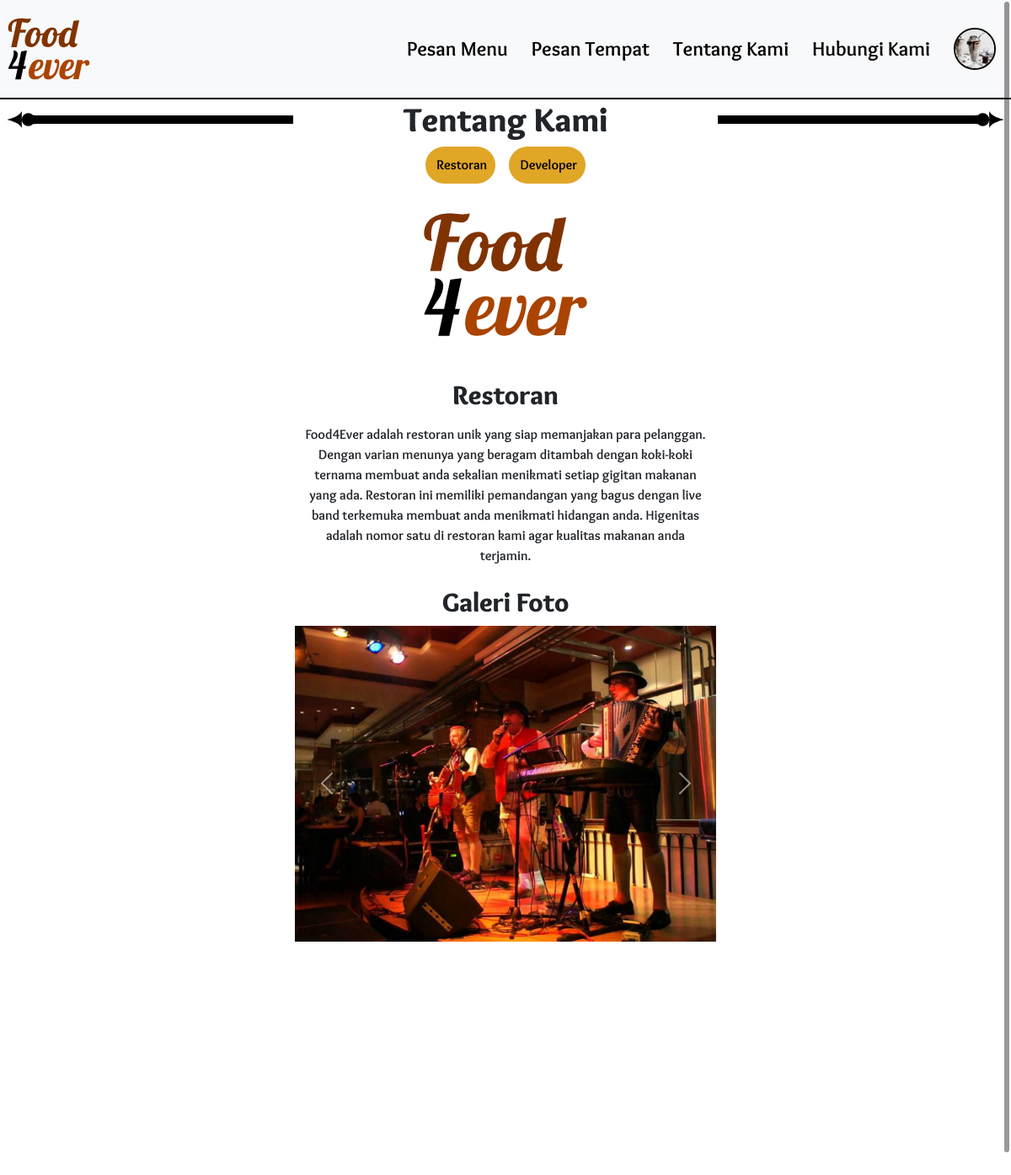
The page /aboutUs.php (signed in) on the database its author committed.
### tables this page shows
CREATE TABLE IF NOT EXISTS `account_tb` (
  `id` int(255) NOT NULL AUTO_INCREMENT,
  `email` varchar(255) NOT NULL,
  `gambar_profil` varchar(255) DEFAULT 'no-photo.png',
  `password` varchar(255) NOT NULL,
  PRIMARY KEY (`id`),
  UNIQUE KEY `email` (`email`)
);

CREATE TABLE IF NOT EXISTS `gallery_foto_restaurant_tb` (
  `id` int(255) NOT NULL AUTO_INCREMENT,
  `nama_foto` varchar(255) NOT NULL,
  PRIMARY KEY (`id`)
);

### aboutUs.php (the view, shortened to what this page needs)
<?php
    include('_dbconfig/dbConfig.php');
?>
<!DOCTYPE html>
<html translate="no">
    <head>
        <?php include('_library/lib-include.php')?>
        <link type="text/css" href="_library/css/aboutUs.css" rel="stylesheet"/>
    </head>
    <body>
        <?php include('_framework/header.php') ?>
        <div style="min-height:100vh">
            <div class="d-flex justify-content-between align-items-center px-2">
                <div class="d-flex align-items-center">
                    <img src="administrator/img/style/arrow-left.svg"/>
                </div>
                <div class="flex-grow-1 d-flex align-items-center" style="height: 10px;">
                    <img src="administrator/img/style/line.svg" style="height:100%; width:100%; object-fit:cover"/>
                </div>
                <h1 class="text-center m-0 px-2 flex-grow-1">Tentang Kami</h1>
                <div class="flex-grow-1 d-flex align-items-center" style="height:10px;">
                    <img src="administrator/img/style/line.svg" style="height:100%; width:100%; object-fit:cover"/>
                </div>
                <div class="d-flex align-items-center">
                    <img src="administrator/img/style/arrow-right.svg"/>
                </div>
            </div>
            <div class="d-flex justify-content-center flex-wrap">
                <span class="d-flex align-items-center p-2"><button id="restoranBtn" class="clean-btn rounded-pill btn-style-1 p-2">&nbspRestoran</button></span>
                <span class="d-flex align-items-center p-2"><button id="devBtn" class="clean-btn rounded-pill btn-style-1 p-2">&nbspDeveloper</button></span>
            </div>
            <div id="restoranCont" class="d-flex flex-column align-items-center">
                <div class="d-flex justify-content-center">
                    <div style="width:200px; height:200px">
                        <img src="administrator/img/logo/food4Ever_logo_colored_detail.svg" style="width: 100%; height:100%; object-fit: contain;"/>
                    </div>
                </div>
                <br>
                <h2 class="text-center">Restoran</h2>
                <p class="text-center penjelasan-singkat p-2">Food4Ever adalah restoran unik yang siap memanjakan para pelanggan. Dengan varian menunya yang beragam ditambah dengan koki-koki ternama membuat anda sekalian menikmati setiap gigitan makanan yang ada. Restoran ini memiliki pemandangan yang bagus dengan live band terkemuka membuat anda menikmati hidangan anda. Higenitas adalah nomor satu di restoran kami agar kualitas makanan anda terjamin. </p>
                <h2 class="text-center">Galeri Foto</h2>
                <div id="carouselExampleControls" class="carousel slide gallery-foto" data-bs-ride="carousel">
                    <div class="carousel-inner" style="height: 100%;">
                    <?php
                        $stmt = $db->prepare('SELECT * FROM gallery_foto_restaurant_tb');
                        $stmt->execute();
                        $img = $stmt->fetchAll(PDO::FETCH_ASSOC);
                        echo'
                        <div class="carousel-item active" style="height: 100%;">
                            <img src="administrator/img/restoran/'.$img[0]['nama_foto'].'" class="d-block w-100 h-100" style="object-fit: cover;">
                        </div>
                        ';
                    ?>
                    </div>
                    <button class="carousel-control-prev" type="button" data-bs-target="#carouselExampleControls" data-bs-slide="prev">
                        <span class="carousel-control-prev-icon" aria-hidden="true"></span>
                    </button>
                    <button class="carousel-control-next" type="button" data-bs-target="#carouselExampleControls" data-bs-slide="next">
                        <span class="carousel-control-next-icon" aria-hidden="true"></span>
                    </button>
                </div>
            </div>
        </div>
        <br>
    </body>
</html>

### _framework/header.php (shortened to what this page needs)
<header>
    <div class="m-0 p-1 bg-light w-100 d-flex align-items-stretch flex-column flex-md-row justify-content-between" style="border-bottom: 2px black solid;">
        <button class="p-1 header-home-btn" id="homeBtn"><img class="img-fluid" src="administrator/img/logo/food4Ever_logo_colored_detail.svg" style="max-width: 150px; min-width:100px; width:auto"/></button>
        <div class="d-lg-flex d-none align-items-stretch w-100 justify-content-end">
            <ul class="header-list d-flex justify-content-end w-100 h-100 align-items-stretch">
                <li class="px-2">
                    <button class="h-100 pesanMenuBtn">Pesan Menu</button>
                </li>
                <li class="px-2">
                    <button class="h-100 pesanTempatBtn">Pesan Tempat</button>
                </li>
                <li class="px-2">
                    <button class="h-100 aboutUsBtn">Tentang Kami</button>
                </li>
                <li class="px-2">
                    <button class="h-100 calllUsBtn">Hubungi Kami</button>
                </li>
                <li class="px-2">
                    <button class="foto-profil-btn-hor h-100 d-flex align-items-center <?php
                        if(isset($_SESSION['userID'])){
                            echo'profilBtn';
                        }
                        else{
                            echo 'loginBtn';
                        }
                    ?>"><?php
                            if(isset($_SESSION['userID'])){
                                $stmt = $db->prepare('SELECT gambar_profil FROM account_tb WHERE SHA2(email, 256)=:email');
                                $stmt->bindParam(':email', $_SESSION['userID']);
                                $stmt->execute();
                                $gambarProfil = $stmt->fetch(PDO::FETCH_ASSOC);
                                echo '<img class="rounded-circle" id="fotoProfilHor" src="administrator/img/profil/'.$gambarProfil['gambar_profil'].'?dummy='.filemtime(dirname(__FILE__).'/../administrator/img/profil/'.$gambarProfil['gambar_profil']).'"/>';
                            }
                            else{
                                echo'Login';
                            }
                    ?></button>
                </li>
            </ul>
        </div>
    </div>
</header>

### _library/css/common.css (style rules this page uses)
* { box-sizing:border-box; font-family: Overlock; font-weight: bold; }
html { scroll-behavior: smooth; }
ul, li { list-style: none; margin:0; padding: 0; }
.btn-style-1 { background-color: #e0a626 !important; color: black; }
.clean-btn { outline: none; background-color: transparent; border: solid 2px transparent; }

### _library/css/header.css (style rules this page uses)
.header-home-btn { width: 100%; border: none; outline: none; cursor: pointer; background-color: transparent; }
.header-list { list-style-type: none; padding: 0; margin: 0; height: 100%; }
.header-list li button { font-size: 1.5rem; outline: none; border: none; background-color: inherit; font-family: Overlock; font-weight: bold; }
#fotoProfilHor { width: 50px; height: 50px; z-index: 1; object-fit:cover; border: solid 2px black !important; }
@media screen and (min-width: 992px) { .header-home-btn { width: auto; } }

### _library/OverlayScrollbars-master/css/OverlayScrollbars.css (style rules this page uses)
html.os-html, html.os-html > .os-host { display: block; overflow: hidden; box-sizing: border-box; height: 100% !important; width: 100% !important; min-width: 100% !important; min-height: 100% !important; margin: 0 !important; position: absolute !important; }
.os-host, .os-host-textarea { position: relative; overflow: visible !important; -webkit-box-orient: vertical; -webkit-box-direction: normal; -ms-flex-direction: column; flex-direction: column; -ms-flex-wrap: nowrap; flex-wrap: nowrap; -webkit-box-pack: start; -ms-flex-pack: start; justify-content: flex-start; -ms-flex-line-pack: start; align-content: flex-start; -webkit-box-align: start; -ms-flex-align: start; -ms-grid-row-align: flex-start; align-items: flex-start; }
.os-host-overflow { overflow: hidden !important; }

### _library/css/aboutUs.css (style rules this page uses)
.penjelasan-singkat { width:100%; }
.gallery-foto { width: 100%; height: 75vw; }
@media screen and (min-width: 576px) { .penjelasan-singkat { width: 500px; } }
@media screen and (min-width: 576px) { .gallery-foto { width: 500px; height: 375px; } }

### rows shown on the page
account_tb: gambar_profil (placeholder picture)
gallery_foto_restaurant_tb: nama_foto (picture)
